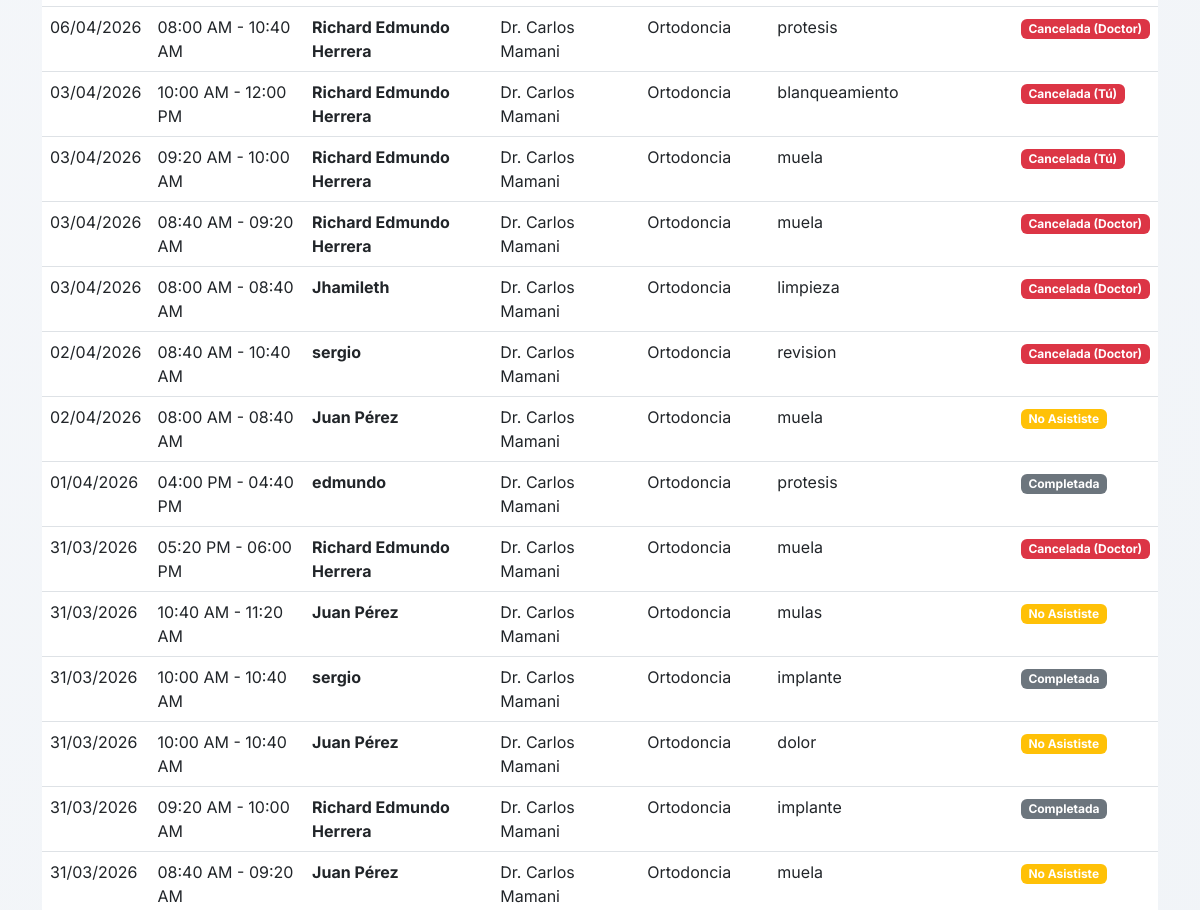
The app's page /public/paciente/mis_citas.php (signed in, middle part), older data.
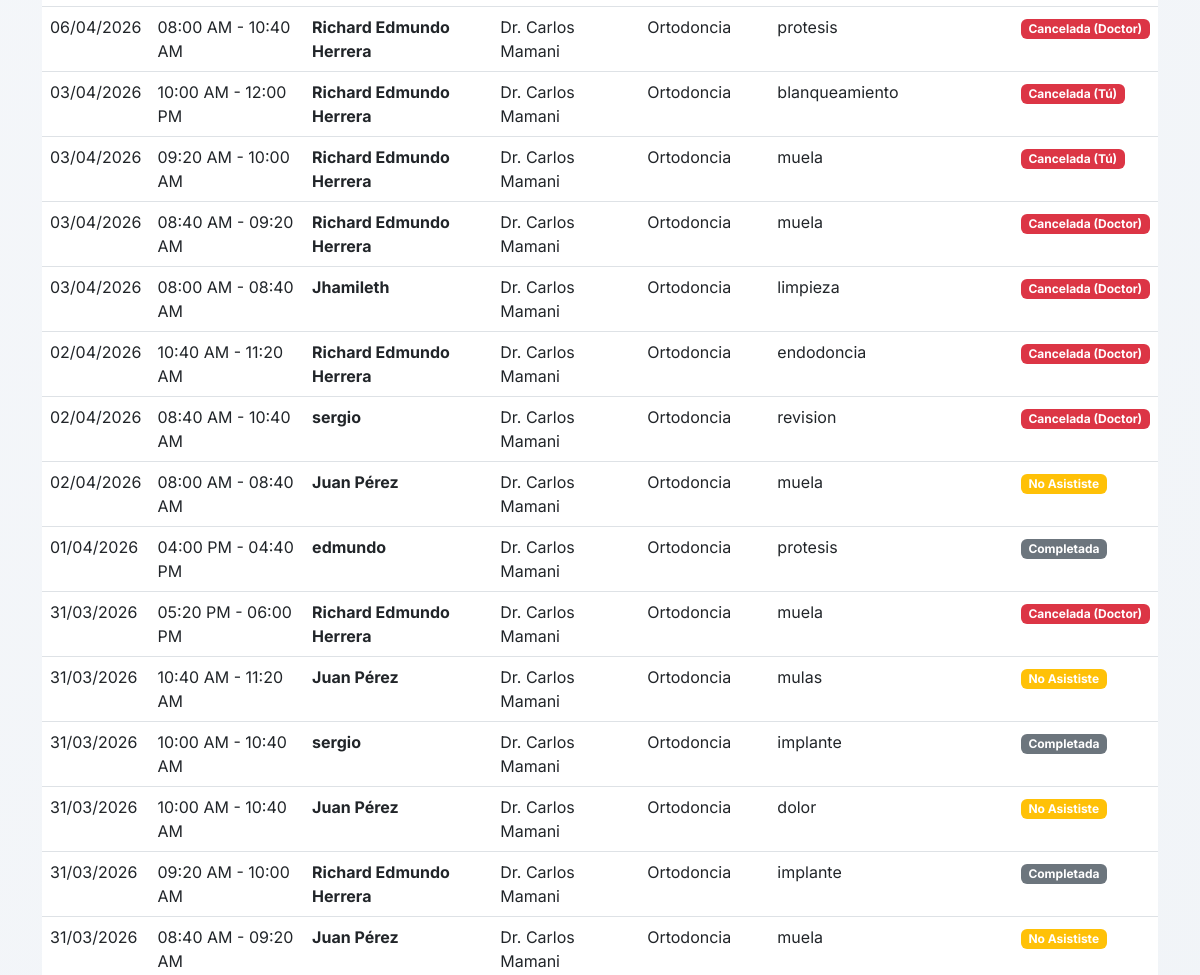
The same page, newer data.
### tables this page shows
CREATE TABLE `citas` (
  `id_cita` int(11) NOT NULL AUTO_INCREMENT,
  `id_paciente` int(11) NOT NULL,
  `id_odontologo` int(11) NOT NULL,
  `fecha_cita` date NOT NULL,
  `hora_cita` time NOT NULL,
  `hora_fin` time DEFAULT NULL,
  `motivo` varchar(255) DEFAULT NULL,
  `estado` enum('programada','confirmada','completada','cancelada_pac','cancelada_doc','ausente') DEFAULT 'programada',
  `cambios_realizados` int(11) DEFAULT 0,
  `limite_cambios` int(11) DEFAULT 3,
  `puede_modificar` tinyint(1) DEFAULT 1,
  `llego_tarde` tinyint(1) DEFAULT 0,
  `minutos_tarde` int(11) DEFAULT 0,
  `cancelado_por` int(11) DEFAULT NULL,
  `motivo_cancelacion` text DEFAULT NULL,
  `fecha_cancelacion` datetime DEFAULT NULL,
  `notificacion_enviada` tinyint(1) DEFAULT 0,
  `fecha_recordatorio_24h` datetime DEFAULT NULL,
  `fecha_recordatorio_1h` datetime DEFAULT NULL,
  `fecha_creacion` datetime DEFAULT current_timestamp(),
  `fecha_actualizacion` datetime DEFAULT NULL ON UPDATE current_timestamp(),
  PRIMARY KEY (`id_cita`),
  KEY `idx_fecha_cita` (`fecha_cita`),
  KEY `idx_odontologo_fecha` (`id_odontologo`,`fecha_cita`),
  KEY `idx_paciente` (`id_paciente`),
  KEY `idx_estado` (`estado`),
  CONSTRAINT `citas_ibfk_1` FOREIGN KEY (`id_paciente`) REFERENCES `pacientes` (`id_paciente`) ON DELETE CASCADE,
  CONSTRAINT `citas_ibfk_2` FOREIGN KEY (`id_odontologo`) REFERENCES `odontologos` (`id_odontologo`) ON DELETE CASCADE
);

CREATE TABLE `usuarios` (
  `id_usuario` int(11) NOT NULL AUTO_INCREMENT,
  `email` varchar(100) NOT NULL,
  `contrasena_hash` varchar(255) NOT NULL,
  `nombre_completo` varchar(150) NOT NULL,
  `telefono` varchar(20) DEFAULT NULL,
  `rol` enum('paciente','odontologo','admin') NOT NULL,
  `email_verificado` tinyint(1) DEFAULT 0,
  `codigo_verificacion` varchar(10) DEFAULT NULL,
  `codigo_expiracion` datetime DEFAULT NULL,
  `activo` tinyint(1) DEFAULT 1,
  `fecha_registro` datetime DEFAULT current_timestamp(),
  `ultimo_acceso` datetime DEFAULT NULL,
  PRIMARY KEY (`id_usuario`),
  UNIQUE KEY `email` (`email`),
  KEY `idx_email` (`email`),
  KEY `idx_rol` (`rol`)
);

CREATE TABLE `odontologos` (
  `id_odontologo` int(11) NOT NULL AUTO_INCREMENT,
  `id_usuario` int(11) NOT NULL,
  `especialidad_principal` varchar(100) NOT NULL,
  `especialidades_adicionales` text DEFAULT NULL,
  `duracion_cita_min` int(11) DEFAULT 40,
  `max_citas_dia` int(11) DEFAULT 8,
  `color_calendario` varchar(7) DEFAULT '#2E75B6',
  `activo` tinyint(1) DEFAULT 1,
  PRIMARY KEY (`id_odontologo`),
  UNIQUE KEY `id_usuario` (`id_usuario`),
  KEY `idx_activo` (`activo`),
  CONSTRAINT `odontologos_ibfk_1` FOREIGN KEY (`id_usuario`) REFERENCES `usuarios` (`id_usuario`) ON DELETE CASCADE
);

### includes/funciones.php (called while the page is built, shortened)
<?php
function esPaciente() {
    return isset($_SESSION['rol']) && $_SESSION['rol'] === 'paciente';
}
function esAdmin() {
    return isset($_SESSION['rol']) && $_SESSION['rol'] === 'admin';
}
?>

### public/paciente/mis_citas.php (the view, shortened to what the changed rows need)
<?php
require_once '../../config/database.php';
require_once '../../includes/funciones.php';
$es_admin = esAdmin();
$es_paciente = esPaciente();
$id_paciente = null;
$nombre_paciente = null;
if ($es_paciente && $id_paciente) {
    $sql = "SELECT c.*,
                   u.nombre_completo as nombre_odontologo,
                   o.especialidad_principal
            FROM citas c
            JOIN odontologos o ON c.id_odontologo = o.id_odontologo
            JOIN usuarios u ON o.id_usuario = u.id_usuario
            WHERE c.id_paciente = ?
            ORDER BY c.fecha_cita DESC, c.hora_cita DESC";
    $stmt = $conexion->prepare($sql);
    $stmt->bind_param("i", $id_paciente);
    $stmt->execute();
    $citas = $stmt->get_result();
} elseif ($es_admin) {
    $sql = "SELECT c.*,
                   u.nombre_completo as nombre_odontologo,
                   o.especialidad_principal,
                   p2.nombre_completo as nombre_paciente
            FROM citas c
            JOIN odontologos o ON c.id_odontologo = o.id_odontologo
            JOIN usuarios u ON o.id_usuario = u.id_usuario
            JOIN pacientes p ON c.id_paciente = p.id_paciente
            JOIN usuarios p2 ON p.id_usuario = p2.id_usuario
            ORDER BY c.fecha_cita DESC, c.hora_cita DESC
            LIMIT 100";
    $citas = $conexion->query($sql);
} else {
    $citas = new mysqli_result();
    $citas->num_rows = 0;
}
require_once '../../includes/header.php';
?>
<div class="row">
    <div class="col-md-12">
        <?php if (!$citas || $citas->num_rows === 0): ?>
            <div class="alert alert-info">
                <i class="bi bi-info-circle"></i>
                <?php
                if ($es_admin && $nombre_paciente) {
                    echo "Este paciente no tiene citas registradas.";
                } elseif ($es_admin) {
                    echo "No hay citas registradas en el sistema.";
                } else {
                    echo "No tienes citas agendadas. <a href='agendar.php'>¡Agenda tu primera cita ahora!</a>";
                }
                ?>
            </div>
        <?php else: ?>
            <div class="table-responsive">
                <table class="table table-hover">
                    <tbody>
                        <?php while ($cita = $citas->fetch_assoc()): ?>
                            <tr>
                                <td><?php echo date('d/m/Y', strtotime($cita['fecha_cita'])); ?></td>
                                <td><?php echo date('h:i A', strtotime($cita['hora_cita'])).' - '.date('h:i A', strtotime($cita['hora_fin'])); ?></td>
                                <?php if ($es_admin && !$nombre_paciente): ?>
                                    <td>
                                        <strong><?php echo htmlspecialchars($cita['nombre_paciente'] ?? 'N/A'); ?></strong>
                                    </td>
                                <?php endif; ?>
                                <td><?php echo htmlspecialchars($cita['nombre_odontologo']); ?></td>
                                <td><?php echo htmlspecialchars($cita['especialidad_principal']); ?></td>
                                <td><?php echo $cita['motivo'] ?? '-'; ?></td>
                                <td>
                                    <?php
                                    $estados = [
                                        'programada' => 'badge bg-primary',
                                        'confirmada' => 'badge bg-success',
                                        'completada' => 'badge bg-secondary',
                                        'cancelada_pac' => 'badge bg-danger',
                                        'cancelada_doc' => 'badge bg-danger',
                                        'ausente' => 'badge bg-warning'
                                    ];
                                    $estado_texto = [
                                        'programada' => 'Programada',
                                        'confirmada' => 'Confirmada',
                                        'completada' => 'Completada',
                                        'cancelada_pac' => 'Cancelada (Tú)',
                                        'cancelada_doc' => 'Cancelada (Doctor)',
                                        'ausente' => 'No Asististe'
                                    ];
                                    $clase = $estados[$cita['estado']] ?? 'badge bg-secondary';
                                    ?>
                                    <span class="<?php echo $clase; ?>">
                                        <?php echo $estado_texto[$cita['estado']] ?? $cita['estado']; ?>
                                    </span>
                                </td>
                            </tr>
                        <?php endwhile; ?>
                    </tbody>
                </table>
            </div>
        <?php endif; ?>
    </div>
</div>
<?php
require_once '../../includes/footer.php';
?>

Row changes from the older to the newer data that the page shows:
added citas: fecha_cita "02/04/2026", hora_cita "10:40 AM", hora_fin "11:20 AM", usuarios.nombre_completo "Richard Edmundo Herrera", usuarios.nombre_completo "Dr. Carlos Mamani", id_odontologo.especialidad_principal "Ortodoncia", motivo "endodoncia", estado "Cancelada (Doctor)"
